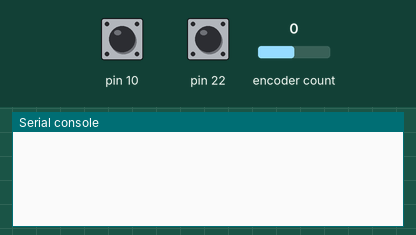
Recording of a program running on a simulated MicroPython board. Parts: the last lines printed to the serial console. The inputs (shaded band) are chosen by the test bench; at power-on: encoder count 0, pin 10 HIGH, pin 22 HIGH.

Above: at 1.2 s.
1.3 s: encoder count set to 1
At 2.5 s:
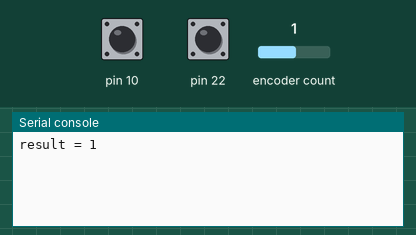
2.8 s: pin 10 pulled LOW for 0.15 s
At 3.3 s:
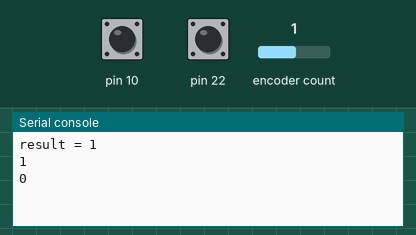
4.4 s: encoder count set to 2
At 5.0 s:
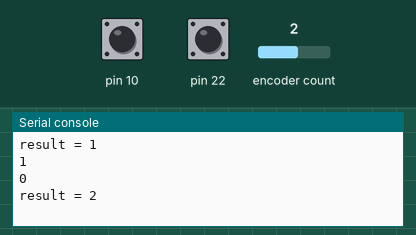

Measured:
- after the input at 1.3 s, the serial console: prints a new line at once (image 1)
- after the input at 2.8 s, the serial console: prints a new line at once (image 2)
- after the input at 4.4 s, the serial console: prints a new line at once (image 3)

The program:

dummy_rotator.py
```python
import sys
import time
from rotaryIRQ import RotaryIRQ
from buttons_IRQ import ButtonsIRQ

if __name__ == "__main__":
    pin_dt = 12
    pin_clk = 11
    pin_sw = 10
    pin_back = 22


    r = RotaryIRQ(pin_num_clk=11,
                  pin_num_dt=12,
                  min_val=0,
                  max_val=5,
                  reverse=False,
                  range_mode=RotaryIRQ.RANGE_WRAP)

    back = ButtonsIRQ("back", 22)
    select = ButtonsIRQ("select", 10)

    val_old = r.value()
    while True:

        val_new = r.value()
        if val_old != val_new:
            val_old = val_new
            print('result =', val_new)

    time.sleep_ms(50)
```

buttons_IRQ.py
```python
from machine import Pin
import micropython


class ButtonsIRQ:

    def __init__(self, pin_name, pin_num):
        self.pin = Pin(pin_num, Pin.IN, Pin.PULL_UP)

        self.last_button_status = self.pin.value()

        self._enable_irq()

    def _enable_irq(self):
        self.pin.irq(self.process_inputs, Pin.IRQ_RISING | Pin.IRQ_FALLING)

    def process_inputs(self, name):
        if self.last_button_status == self.pin.value():
            return
        self.last_button_status = self.pin.value()
        if self.pin.value():
            micropython.schedule(self.call_handlers, 0)
        else:
            micropython.schedule(self.call_handlers, 1)

    def call_handlers(self, type_):
        print(type_)


        
```
